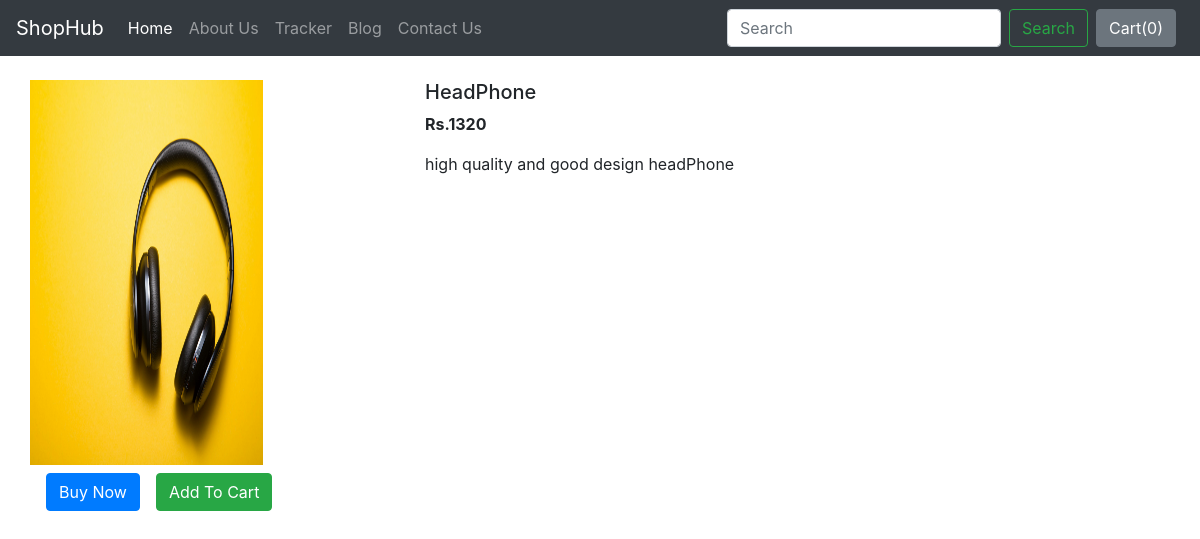
/shop/products/9, run on the app's committed database.
### shop/models.py (models this page shows, shortened)
class Product(models.Model):
    product_name = models.CharField(max_length=100)
    category = models.CharField(max_length=100, default="")
    subcategory = models.CharField(max_length=100, default="")
    price=models.IntegerField(default=0)
    description = models.CharField(max_length=300)
    publish_date = models.DateField()
    image = models.ImageField(upload_to="shop/images", default="")

### shop/views.py (the view)
# urls.py: path("products/<int:myid>", views.productView, name="ProductView"),
def productView(request, myid):
    product = Product.objects.filter(id=myid)
    return render(request, 'shop/prodView.html', {'product':product[0]})

### shop/templates/shop/prodView.html (shortened to what this page needs)
{% extends 'shop/basic.html' %}
{% block body %}
<div class="container my-4">
    <div class="row">
    <div class="col-md-4">
    <div class="row">
        <img src="/media/{{product.image}}" width="233px" height="385px">
    </div>
        <div class="row">
            <button class="btn btn-primary mx-3 mt-2 ">Buy Now</button>
            <button type="button" class="btn btn-success mt-2">Add To Cart</button>
        </div>
    </div>
    <div class="col-md-8">
        <h5>{{product.product_name}}</h5>
        <p><b>Rs.{{product.price}} </b></p>
        <p>{{product.description}}</p>
    </div>
    </div>
</div>
{% endblock %}

### data on the page
Product: image (picture), product_name "HeadPhone", price "1320", description "high quality and good design headPhone"
